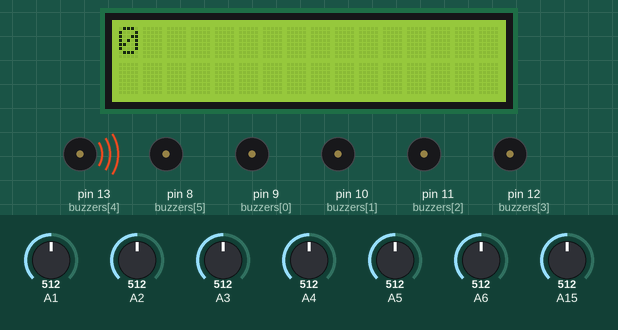
Recording of a sketch running on a simulated Arduino Mega 2560, built with avr-gcc and run on an emulated ATmega2560. On the bench: 16×2 character LCD, buzzer (waves = sounding, pin HIGH). The test bench sets the inputs (shaded band); at power-on: A1 = 512, A2 = 512, A3 = 512, A4 = 512, A5 = 512, A6 = 512, A15 = 512.

Above: at 0.2 s.
At 1.5 s:
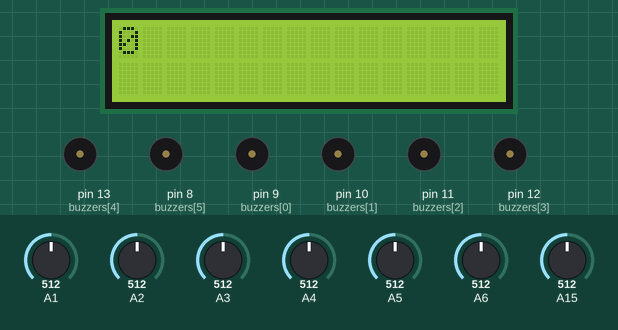
Timing chart, 0 to 3.0 s (numbered marks = the images above):
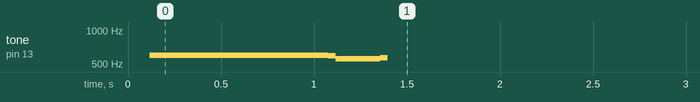

The sketch:

micTest.ino
```cpp
#include <Time.h>
#include <TimeLib.h>
#include <ephemera_common.h>
#include <stdlib.h>
#include <stdio.h>
#include <math.h>
#include <limits.h>
#include <LiquidCrystal.h>
#include "SimpleTimer.h"
SimpleTimer time_keeper;

//size of the arrays that hold our data
const int data_size = 100;

//to avoid divisions in the code I multipy this constant
double divider = 1/(double)data_size;

//sampling variables
const int sample_time_size = 2000;
int sampling_rate = sample_time_size/data_size;

//array to hold the buzzer pins
uint8_t buzzers[6] = {9, 10, 11, 12, 13, 8};

//array that holds the inputs at each iteration
double incomingAudio[6] = {0,0,0,0,0,0};

//holds the data that is used to calculate the averages and standard deviations for the code
double data[6][data_size];

//holds the spot that is being sampled in the arrays
int spot[6] = {0,0,0,0,0,0};

//holds the values used to analyze data
double sum[6] = {0,0,0,0,0,0};
double average[6] = {0,0,0,0,0,0};
double varience[6] = {0,0,0,0,0,0};
double std_dev[6] = {0,0,0,0,0,0};

//when outputing vibrating feedback, used to ensure microphones are next to each other
int adj[2] = {-2,-2};

//used when a sound has been picked up and needs to be represented by the buzzers
bool split = false;

//counts how many periods a buzzer has been going off
int periods = 0;

//holds the position of the buzzers that are going to go off
int spot1 = -1;
int spot2 = -1;

//used to alternate between two buzzers going off
int alt = 0;

//keeps track of time
unsigned long timer;

//keeps track of battery
int val = 0;
int new_val=0;

//used to check adjacent buzzers
bool adj0less;
bool adj1less;


//sampling function, when called the values read into the microphones are used to update averages and std_dev
void sample()
{
    //if spot1 and spot2 are offset, synchornizes them
    if(spot1!=-1 && spot2==-1)
    {
      spot1=-1;
    }

  //goes through all the mics
     for(int i=0; i<6; i++)
     {
      //updates microphone values average, sum, and varience without having to traverse the entire list
      //by subtracting the portion of the previous entry and adding the new entry in
      //start---------------------

       sum[i] -= data[i][spot[i]];
       varience[i] -= (data[i][spot[i]] - average[i])*(data[i][spot[i]] - average[i]);


       data[i][spot[i]] = incomingAudio[i];

       sum[i] += data[i][spot[i]];
       average[i] = sum[i]*divider;
       varience[i]+=(data[i][spot[i]] - average[i])*(data[i][spot[i]] - average[i]);

       //finish-------------------

       //updates the spot
       spot[i] = spot[i]+1;
       if(spot[i] >= data_size) {
         spot[i] = 0;
       }

       //recalculates std_dev
       std_dev[i] = sqrt(varience[i]*divider);

       //fifty is our minimum value that std_dev can be to ensure proper output
       //if(std_dev[i]<80) accidentally ran main demo with this line ooops
       if(std_dev[i]<50) {
        //Serial.print(std_dev[i]); Serial.print("\n");
          std_dev[i] = 50;
       }
     }
}


LiquidCrystal lcd(42, 44, 46, 48, 50, 52); //these pins can be changed but we will need to figure out what goes where
//Call this function to update the LCD screen with the current battery charge
void battery_check(){
  val = analogRead(A15);
  lcd.clear();
  lcd.setCursor(0,0);
  new_val= val - 699;
  val = (new_val/290)*100;
  lcd.print(val);
}

//inits everything and sets up pins
void setup() {
  pinMode(A0, INPUT);
  pinMode(A1, INPUT);
  pinMode(A2, INPUT);
  pinMode(A3, INPUT);
  pinMode(A4, INPUT);
  pinMode(A5, INPUT);

  pinMode(buzzers[0], OUTPUT);
  pinMode(buzzers[1], OUTPUT);
  pinMode(buzzers[2], OUTPUT);
  pinMode(buzzers[3], OUTPUT);
  pinMode(buzzers[4], OUTPUT);
  pinMode(buzzers[5], OUTPUT);
  //battery_check();

// battery code
  lcd.begin(16,2);
  pinMode(A15, INPUT);
  battery_check();
  //lcd.print("hi");
//

  Serial.begin(230400);

  //samples at the given rate we wanted to
  time_keeper.setInterval(sampling_rate, sample);

  //turn below off if getting buggy, sometimes does, used to check battery
  time_keeper.setInterval(600000, battery_check);

//initializes data
  for(int i = 0; i < 6; i++) {
     for(int j = 0; j < data_size; j++) {
        data[i][j] = 0;
    }
  }
}

void loop() {
   //makes sure sample and battery code is ran at the interrupt times
   time_keeper.run();

   //reads in the values at the pins at every iteration
   incomingAudio[0] = analogRead(A1);
   incomingAudio[1] = analogRead(A2);
   incomingAudio[2] = analogRead(A3);
   incomingAudio[3] = analogRead(A4);
   incomingAudio[4] = analogRead(A5);
   incomingAudio[5] = analogRead(A6);

   //loop starts at three because mics 3 and 2 are the least important since they are in the front
   //and the first and last to be checked have the largest chance of having sound not being picked up
   //as adjecent
   int i = 3;

   //traverses loop from 3-5 then 0-2;
   while(i!=2)
   {
     //checks to see if sound is strange
     if((incomingAudio[i] > average[i] + std_dev[i] || incomingAudio[i] < average[i] - std_dev[i])&&!split) {

      /*Serial.print("\nAverage: "); Serial.print(average[i]);
      //Serial.print("\nStd. Dev: "); Serial.print(std_dev[i]);
      Serial.print("mic:  "); Serial.print(i+1);
      Serial.print(" audio: "); Serial.print(incomingAudio[i]);
      Serial.print(" ----------------------------------------------Spike");
      Serial.print("\n\n");*/

      //if sound is strange, records the microphone that picked it up first
      if(spot1 == -1) {
        spot1 = i;
      }

      //records second mic to pic up strange sound
      else if(spot2 == -1 && spot1 != i) {

        //sometimes the second closest microphone won't pick up the sound second due to computing overhead
        //that happens after first sound is picked, code below analyes the microphone that pics up the second
        //sound and normalizes it to a microphone adjecent to the first one in the direction closest to the
        //second one that picked it up

        adj[0] = spot1-1; if(adj[0]==-1) {adj[0] = 5;}
        adj[1] = spot1+1; if(adj[0]==6) {adj[0] = 0;}

        adj0less = (adj[0]-i)*(adj[0]-i) < (adj[1]-i)*(adj[1]-i);
        adj1less = (adj[0]-i)*(adj[0]-i) > (adj[1]-i)*(adj[1]-i);

        if(adj0less)      { spot2 = adj[0]; }
        else if(adj1less) { spot2 = adj[1]; }
        else              { spot2 = spot1;  }

       // Serial.print("BUZZ:  "); Serial.print(spot1+1); Serial.print(" audio: "); Serial.print(1); Serial.print("\n");
       // Serial.print("BUZZ:  "); Serial.print(spot2+1); Serial.print(" audio: "); Serial.print(.5); Serial.print("\n");

        //buzzing output can now happen
        split = true;
      }
    }
    i++;
    if(i==6) { i = 0; }
   }

   //if an abornal sound has been detected, only runs once each loop so that data can continue being sampled while buzzers are going off
   if(split) {

    //following two lines write out the intensities the buzzers vibrate at
      if(alt == 1) {
        digitalWrite(buzzers[spot2], LOW);
        digitalWrite(buzzers[spot1], HIGH);
      }
      else {
        digitalWrite(buzzers[spot1], LOW);
        alt = 0;
        digitalWrite(buzzers[spot2], HIGH);
      }

      alt++;

     //counts periods
      periods++;

      //after certain periods, renormalizes and shuts buzzers off
      if(periods == 500) {
        digitalWrite(buzzers[spot1], LOW);
        digitalWrite(buzzers[spot2], LOW);

        periods = 0;
        spot1 = -1;
        spot2 = -1;
        alt = 0;

        split = false;

      }
   }
}
```

Measured:
- by itself, tone on pin 13 (buzzers[4]): plays 597 Hz for 0.40 s, 596 Hz for 0.04 s, 597 Hz for 0.36 s, 596 Hz for 0.04 s, 597 Hz for 0.12 s, 594 Hz for 0.04 s … (8 notes in this stretch)
